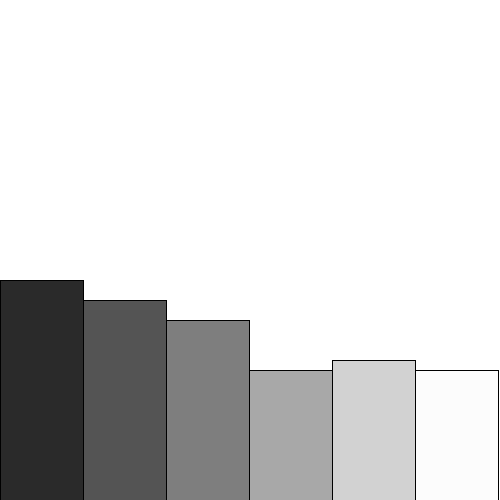
Frame 1 (no input)
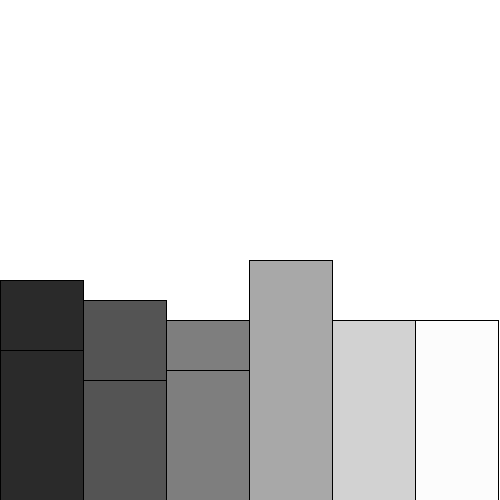
Frame 2 (the mouse pressed at the canvas centre, redrawn once)

The Processing sketch that drew these frames (run headless with seeded random() and noise(); the mouse was pressed at the canvas centre and the sketch redrawn once):

// Processing sketch: sketch_190906b
// ── sketch_190906b.pde
int Sider = 6;
float Terninger = 100;
float SizeX = 500;
float SizeY = 5000;
float Hojde  = 1*500/Terninger*Sider/3; // hedder hojden da den ikke kender ø
float i = 0;


void setup() {
  size(500, 500);
  background(255);
}

void draw() {
  int [] Sojler = new int [Sider+1];
  for (int kast=1; kast<Terninger+1; kast++) {
    println("kast"+kast);
    int t= int(random(1, Sider+1));
    for (int i=1; i<Sojler.length; i++) {
      if (t==i) {
        Sojler[i] += Hojde;        // her er problemet
      }
    }
  }
  for (int i=0; i<Sojler.length; i++) {
    fill(255/Sider*i);
    rect(500/Sider*(i-1),500,500/Sider,-Sojler[i]);
    /*
    fill(10);
    textSize(300/Sider);
    println(i);
    text(int(Sojler[i]/(500/Terninger*Sider/3)), 500/Sider*(i-1), 500-Sojler[i]);
    Jeg prøvede at en tekst til at stå over søjlerne, men jeg kan ikke få dem til at havde den rigtige værdi.
    Jeg ved godt hvorfor, jeg ved bare ikke hvordan jeg skulle fikse det. Der er når jeg tillæger Hojde til Sojler[i] og jeg ikke kan få det tilbage
    */
    
  }
  noLoop();
}
